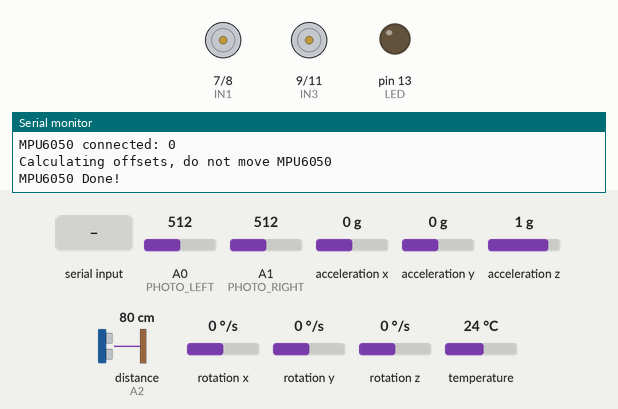
The sketch below on a simulated Arduino Uno, built with avr-gcc and run on an emulated ATmega328P. Parts: motor-driver pin pairs drawn as motors (green arrow = first pin HIGH = forward, orange = second pin HIGH = backward, longer = more drive, scaled by the enable pin), output pins drawn as LEDs (lit = HIGH), the last lines printed to the serial monitor. Wiring (inferred from the names in the program): ultrasonic range finder: trigger A3; echo A2. The test bench sets the inputs (shaded band); at power-on: distance to the obstacle (sensor on A2) 80 cm, A0 (PHOTO_LEFT) = 512, A1 (PHOTO_RIGHT) = 512, acceleration x 0 g, acceleration y 0 g, acceleration z 1 g, rotation x 0 °/s, rotation y 0 °/s, rotation z 0 °/s, temperature 24 °C. The echo pulse lasts 58.3 µs per cm; pins used as bus, display or sensor lines are not drawn.

Above: at 3.2 s.
3.3 s: "l" received over Serial
At 4.0 s:
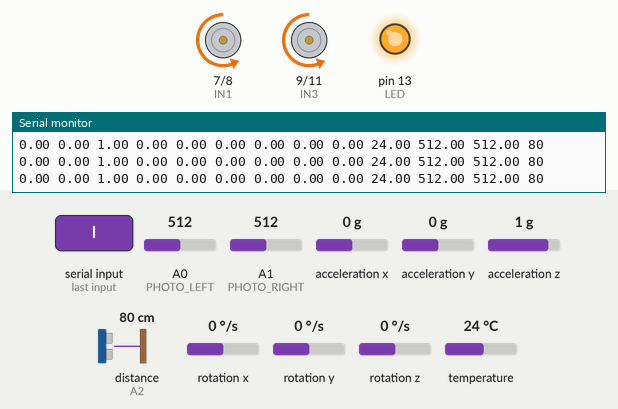
6.3 s: distance to the obstacle (sensor on A2) set to 22 cm
9.3 s: distance to the obstacle (sensor on A2) set to 18 cm
At 10.4 s:
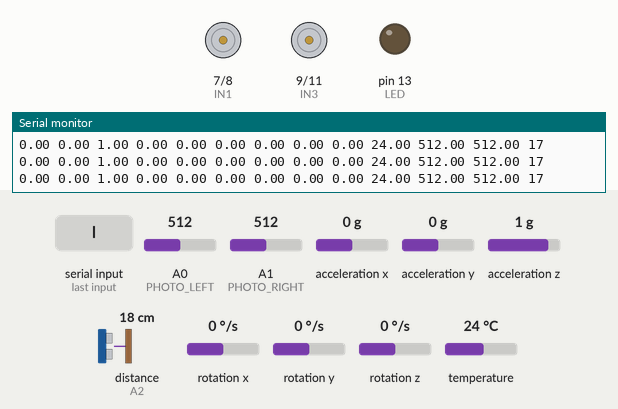
12.3 s: "t" received over Serial
At 12.7 s:
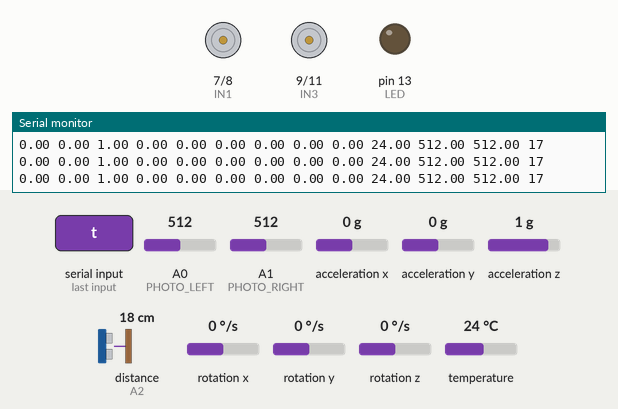
15.3 s: "r" received over Serial
At 15.9 s:
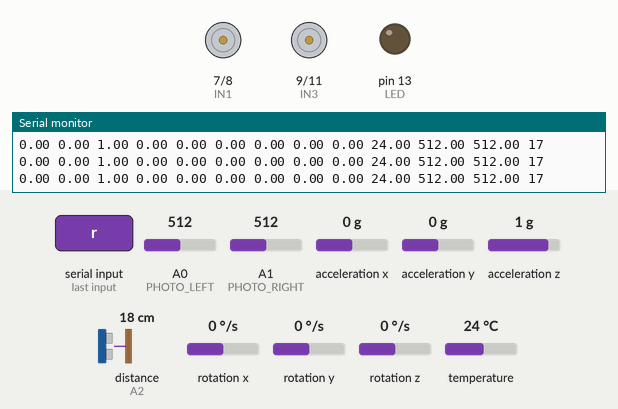
Timing chart, 0 to 18.3 s (numbered marks = the images above; inputs shaded):
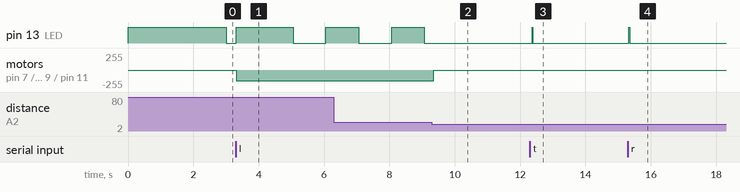

Measured:
- the behaviour switches between 21 and 20 cm on distance to the obstacle (sensor on A2) (found by bisection; images 1 and 2)
- after the input at 3.3 s, motor on pin 7 (IN1) / pin 8 (IN2), motor on pin 9 (IN3) / pin 11 (IN4): stopped → backward 160/255 at once
- after the input at 9.3 s, pin 13 (LED): stays LOW (without the input it goes to HIGH after 0.77 s); motor on pin 7 (IN1) / pin 8 (IN2), motor on pin 9 (IN3) / pin 11 (IN4): backward 160/255 → stopped after 0.06 s
- after the input at 12.3 s, pin 13 (LED): LOW → HIGH after 0.07 s, → LOW 0.02 s later
- after the input at 15.3 s, pin 13 (LED): LOW → HIGH at once, → LOW 0.02 s later

The sketch:

sensor_track.ino
```cpp
/*
 Test updated sensor on the ELEGOO V3+
 - ultrasonic moves to A2/A3 to free I2C pins
 - MPU6050 IMU on I2C bus
 - photoresistors can be read on A0/A1
 - "enabled" LED on pin 13

 The ENA/ENB control speed with PWM
 IN1/IN2 control direction of A
 IN3/IN4 control direction of B

 IN1       IN2       Direction
 ---       ---       ---------
  0         0        Motor OFF
  1         0        Forward
  0         1        Backward
  1         1        Motor OFF

*/

#include "Wire.h"
#include <MPU6050_light.h>

#define ENA 5
#define ENB 6
#define IN1 7
#define IN2 8
#define IN3 9
#define IN4 11

#define LED 13

#define PHOTO_LEFT A0
#define PHOTO_RIGHT A1

#define ECHO_PIN A2
#define TRIG_PIN A3

boolean is_tracking = false;
boolean is_running = false;

#define MIN_SPEED 90
#define MAX_SPEED 160
unsigned char turn_speed = 160;
unsigned char drive_speed = 160;

long rsl_millis = 0;
long rsl_state = LOW;

// IMU setup
MPU6050 mpu(Wire);
long timer = 0;

void track_light(int left, int right) {
  int left_speed, right_speed;
  is_running = true;
  if (left  < 100 && right <  100) {
    digitalWrite(ENA,LOW);
    digitalWrite(ENB,LOW);
    return;
  }

  right = right + 30;

  if (left < right + 80) {
    left_speed = 100;
    right_speed = 200;
  } else if (right < left + 80) {
    left_speed = 200;
    right_speed = 100;
  } else {
    left_speed = 100;
    right_speed = 100;
  }

  analogWrite(ENA,right_speed);
  analogWrite(ENB,left_speed);
  digitalWrite(IN1,HIGH);
  digitalWrite(IN2,LOW);
  digitalWrite(IN3,LOW);
  digitalWrite(IN4,HIGH);
}

void forward() {
  is_running = true;
  digitalWrite(ENA,drive_speed);
  digitalWrite(ENB,drive_speed);
  digitalWrite(IN1,HIGH);
  digitalWrite(IN2,LOW);
  digitalWrite(IN3,LOW);
  digitalWrite(IN4,HIGH);
}

void back() {
  is_running = true;
  digitalWrite(ENA,drive_speed);
  digitalWrite(ENB,drive_speed);
  digitalWrite(IN1,LOW);
  digitalWrite(IN2,HIGH);
  digitalWrite(IN3,HIGH);
  digitalWrite(IN4,LOW);
}

void left() {
  is_running = true;
  analogWrite(ENA,turn_speed);
  analogWrite(ENB,turn_speed);
  digitalWrite(IN1,LOW);
  digitalWrite(IN2,HIGH);
  digitalWrite(IN3,LOW);
  digitalWrite(IN4,HIGH);
}

void right() {
  is_running = true;
  analogWrite(ENA,turn_speed);
  analogWrite(ENB,turn_speed);
  digitalWrite(IN1,HIGH);
  digitalWrite(IN2,LOW);
  digitalWrite(IN3,HIGH);
  digitalWrite(IN4,LOW);
}

void stop(){
  //is_running = false;
  is_tracking = false;
  digitalWrite(ENA,LOW);
  digitalWrite(ENB,LOW);
  digitalWrite(LED, LOW);
  //Serial.println("Stop!");
}

// ultrasonic distance
unsigned int get_distance(void) {
  unsigned int duration = 0;
  digitalWrite(TRIG_PIN, LOW);
  delayMicroseconds(2);
  digitalWrite(TRIG_PIN, HIGH);
  delayMicroseconds(10);
  digitalWrite(TRIG_PIN, LOW);
  duration = ((unsigned int)pulseIn(ECHO_PIN, HIGH) / 58); // .0343 cm/uS there & back
  if (duration == 0) {
    return 150; // timeout
  }
  // could clamp to 150cm here
  return duration;
}

void update_rsl() {
  if (millis() - rsl_millis > 1000) {
    rsl_millis = millis();
    rsl_state = !rsl_state;
    digitalWrite(LED, rsl_state);
  }
}

void setup() {
  Serial.begin(9600);

  // Motor setup
  pinMode(LED,OUTPUT);
  pinMode(ENA,OUTPUT);
  pinMode(ENB,OUTPUT);
  pinMode(IN1,OUTPUT);
  pinMode(IN2,OUTPUT);
  pinMode(IN3,OUTPUT);
  pinMode(IN4,OUTPUT);
  stop();
  is_running = false;

  // Ultrasonic setup
  pinMode(ECHO_PIN, INPUT);
  pinMode(TRIG_PIN, OUTPUT);

  // IMU setup
  Wire.begin();

  byte status = mpu.begin();
  while (status != 0) {
    Serial.print("Unable to connect to MPU6050: ");
    Serial.println(status);
    digitalWrite(LED, HIGH);
    delay(2000);
    digitalWrite(LED, LOW);
    delay(500);
    status = mpu.begin();
  }

  digitalWrite(LED, HIGH);
  Serial.print(F("MPU6050 connected: "));
  Serial.println(status);
  Serial.println(F("Calculating offsets, do not move MPU6050"));
  delay(1000);
  mpu.calcOffsets(true,true); // gyro and accelero
  digitalWrite(LED, LOW);
  Serial.println("MPU6050 Done!\n");
  timer = millis();
}

void loop() {
  update_rsl();
  if (Serial.available()) {
    digitalWrite(LED,HIGH);
    char cmd = Serial.read();
    Serial.print("**** Got: ");
    Serial.print(cmd);
    Serial.print(" ");
    Serial.println((int)cmd);
    switch(cmd) {
      //case 'f': forward(); break;
      //case 'b': back();    break;
    case 'l': left();    break;
    case 't': is_tracking = true;    break;
    case 'r': right();   break;
    case 's': stop();    break;
    default: break;
    }
  }

  mpu.update(); // update frequently

  if (is_tracking) {
    double photo_left = analogRead(PHOTO_LEFT);
    double photo_right = analogRead(PHOTO_RIGHT);
    track_light(photo_left, photo_right);
  }

  int distance = get_distance();
  if (distance < 20) {
    stop();
  }
  // log data at most 20 times a second
  // only print if running to avoid filling the buffer
  if (is_running && millis() - timer > 50) {
    double temp = mpu.getTemp();

    double ax = mpu.getAccX();
    double ay = mpu.getAccY();
    double az = mpu.getAccZ();

    double gx = mpu.getGyroX();
    double gy = mpu.getGyroY();
    double gz = mpu.getGyroZ();

    double tx = mpu.getAngleX();
    double ty = mpu.getAngleY();
    double tz = mpu.getAngleZ();

    timer = millis();

    double photo_left = analogRead(PHOTO_LEFT);
    double photo_right = analogRead(PHOTO_RIGHT);

    Serial.print(ax);
    Serial.print(" ");
    Serial.print(ay);
    Serial.print(" ");
    Serial.print(az);
    Serial.print(" ");
    Serial.print(gx);
    Serial.print(" ");
    Serial.print(gy);
    Serial.print(" ");
    Serial.print(gz);
    Serial.print(" ");
    Serial.print(tx);
    Serial.print(" ");
    Serial.print(ty);
    Serial.print(" ");
    Serial.print(tz);
    Serial.print(" ");
    Serial.print(temp);
    Serial.print(" ");
    Serial.print(photo_left);
    Serial.print(" ");
    Serial.print(photo_right);
    Serial.print(" ");
    Serial.println(distance);
  }

}
```
